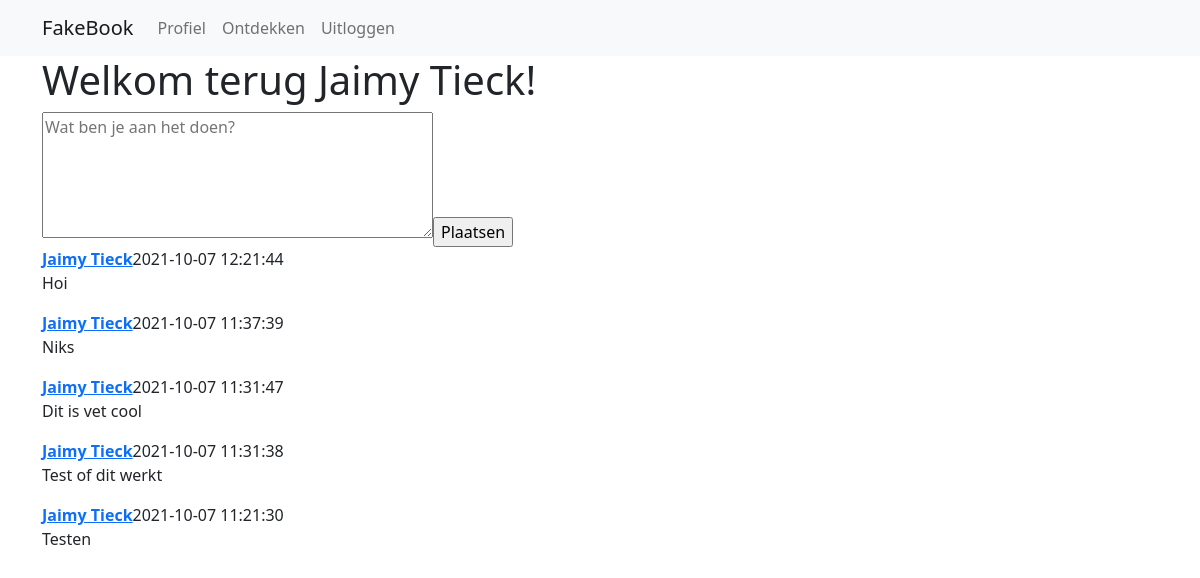
/ (signed in), run on an earlier commit of the app's database.
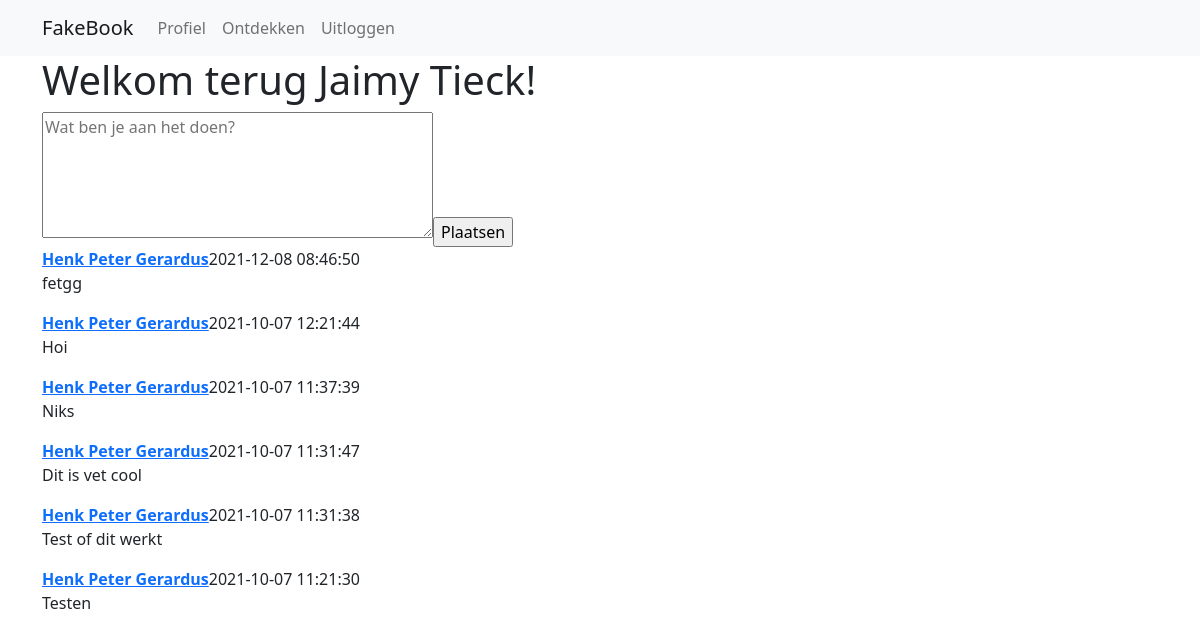
And on a later commit of the database.
### tables this page shows
CREATE TABLE `post` (
  `id` int(11) NOT NULL,
  `userId` int(11) DEFAULT NULL,
  `content` text DEFAULT NULL,
  `postDate` datetime DEFAULT NULL
);

CREATE TABLE `user` (
  `id` int(11) NOT NULL,
  `email` varchar(250) DEFAULT NULL,
  `password` text DEFAULT NULL,
  `firstName` varchar(100) DEFAULT NULL,
  `lastName` varchar(100) DEFAULT NULL,
  `country` varchar(100) DEFAULT NULL,
  `profilePicUrl` varchar(500) DEFAULT NULL,
  `biography` text DEFAULT NULL,
  `birthdate` date DEFAULT NULL,
  `gender` int(11) DEFAULT NULL,
  `profileFont` varchar(100) DEFAULT NULL,
  `profileColor` varchar(100) DEFAULT NULL
);

### functions.php (called while the page is built, shortened)
<?php
function getUserData($db, $userId){
    $sql = "SELECT * FROM user WHERE id='".$userId."' ORDER BY id LIMIT 1";
    if($result = $db->prepare($sql)){
        $result->execute();
        if($result->rowCount() == 1){
            $result = $result->fetchAll(PDO::FETCH_ASSOC);
            $result = $result[0];
            return $result;
        } else {
            return null;
        }
    } else {
        return null;
    }
}
?>

### classes/post.class.php (the view, shortened to what this page needs)
<?php
class Post{
    private $db;
    private $id;
    private $content;
    private $date;
    private $userId;
    private $userFullName;
    public function __construct($db, $id){
        $this->db = $db;
        $this->id = $id;
        $this->getPostData();
    }
    private function getPostData(){
        $sql = "SELECT * FROM post WHERE id=".$this->id;
        if($result = $this->db->prepare($sql)){
            $result->execute();
            if($result->rowCount() > 0){
                $result = $result->fetchAll(PDO::FETCH_ASSOC);
                $result = $result[0];
                $this->content = $result["content"];
                $this->date = $result["postDate"];
                $this->userId = $result["userId"];
            }
        }
    }
    private function getUserData(){
        $sql = "SELECT firstName, lastName, profilePicUrl FROM user WHERE id='".$this->userId."' LIMIT 1";
        if($result = $this->db->prepare($sql)){
            $result->execute();
            if($result->rowCount() == 1){
                $result = $result->fetchAll(PDO::FETCH_ASSOC);
                $result = $result[0];
                $this->userFullName = $result["firstName"] . " " . $result["lastName"];
            }
        }
    }
    private function UserExists(){
        if(isset($this->userFullName) && strlen($this->userFullName) > 1){
            return true;
        } else {
            return false;
        }
    }
    public function render(){
        if($this->userExists()){
            echo "<div class=\"post\">";
                echo "<a href=\"?profileId=".$this->userId."\"><strong>".$this->userFullName."</strong></a>";
                echo "<span class=\"date\">".$this->date."</span>";
                echo "<p>".$this->content."</p>";
            echo "</div>";
        }
    }
}
?>

### content/content_feed.php (shortened to what this page needs)
<?php
$userData = getUserData($db, $_SESSION["userId"]);
echo "<h1>Welkom terug ".$userData["firstName"]." ".$userData["lastName"]."!</h1>";
$showForm = true;
if($showForm){
    echo "<form method=\"POST\">";
        echo "<textarea rows=\"5\" cols=\"40\" placeholder=\"Wat ben je aan het doen?\" name=\"content\"></textarea>";
        echo "<input name=\"postSubmit\" type=\"submit\" value=\"Plaatsen\">";
    echo "</form>";
}
$sql = "SELECT id FROM post ORDER BY postDate DESC";
if($result = $db->prepare($sql)){
    $result->execute();
    if($result->rowCount() > 0){
        $result = $result->fetchAll(PDO::FETCH_ASSOC);
        foreach($result as $post){
            $p = new Post($db, $post["id"]);
            $p->render();
        }
    }
}
?>

What changed in the data, as far as the page shows it:
added post: userId.lastName "Henk Peter Gerardus", postDate "2021-12-08 08:46:50", content "fetgg"
changed through a linked row, post "Hoi": userId.lastName "Jaimy Tieck" → "Henk Peter Gerardus"
changed through a linked row, post "Niks": userId.lastName "Jaimy Tieck" → "Henk Peter Gerardus"
changed through a linked row, post "Dit is vet cool": userId.lastName "Jaimy Tieck" → "Henk Peter Gerardus"
changed through a linked row, post "Test of dit werkt": userId.lastName "Jaimy Tieck" → "Henk Peter Gerardus"
changed through a linked row, post "Testen": userId.lastName "Jaimy Tieck" → "Henk Peter Gerardus"
